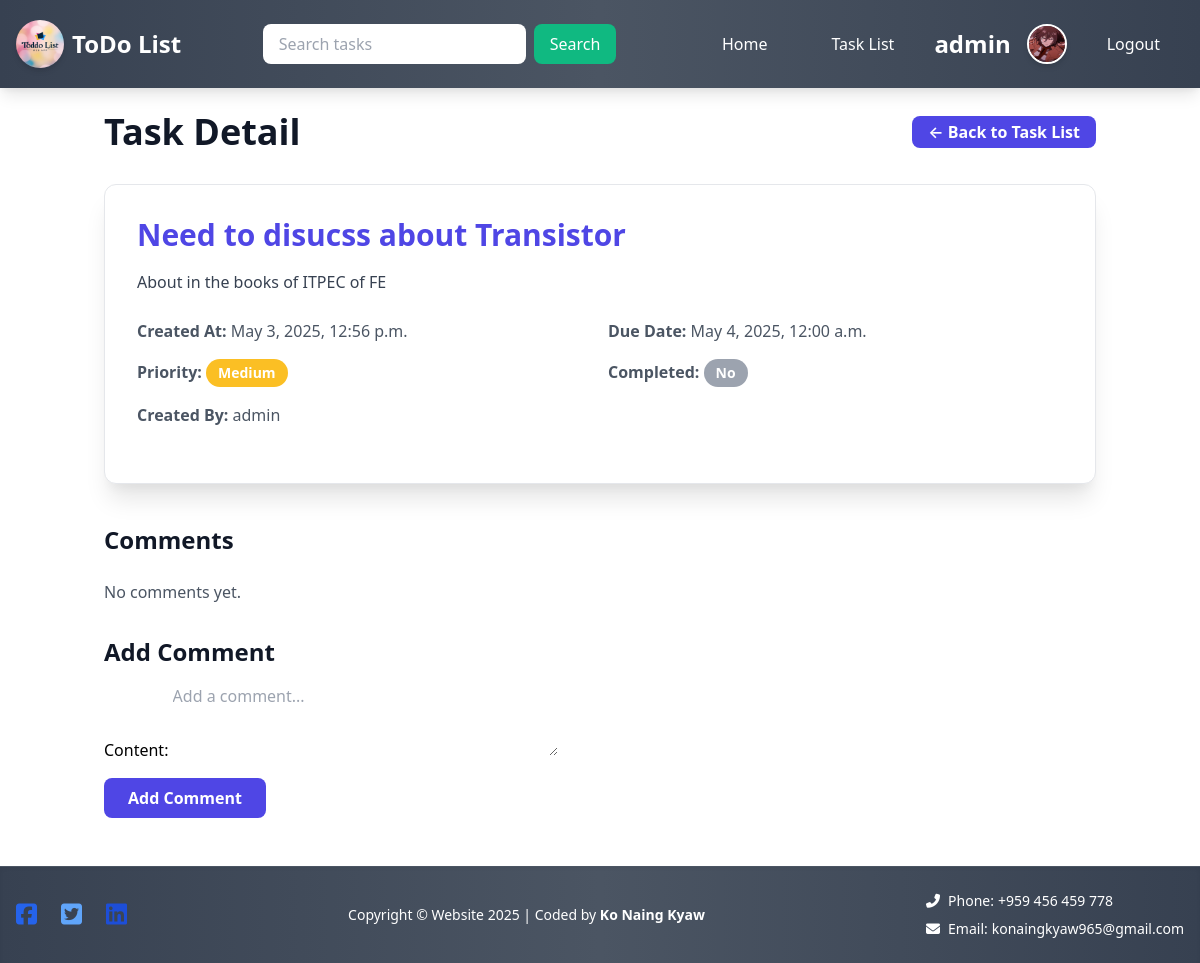
Before: /task_detail/20/ (signed in) with the older database file.
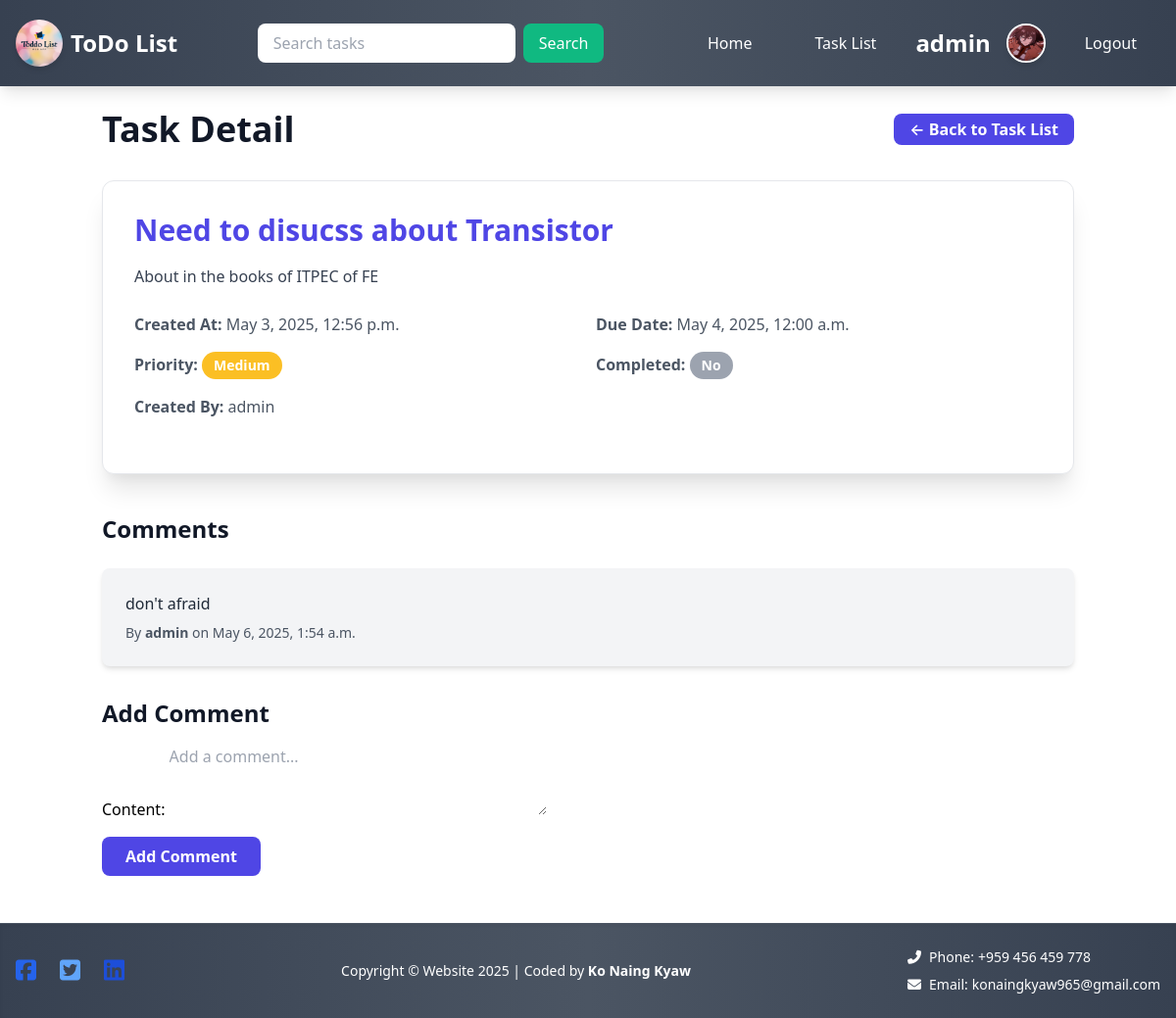
After: the same page with the newer database file.
### myapp/models.py (models this page shows, shortened)
class Comment(models.Model):
    task = models.ForeignKey(Task, on_delete=models.CASCADE, related_name='comments')
    user = models.ForeignKey(User, on_delete=models.CASCADE)
    content = models.TextField()
    created_at = models.DateTimeField(auto_now_add=True)
    updated_at = models.DateTimeField(auto_now=True)

### myapp/views.py (the view)
# urls.py: path("task_detail/<int:task_id>/", views.task_detail, name="task_detail"),
@login_required(login_url="login")
def task_detail(request, task_id):
    task = get_object_or_404(Task, id=task_id)
    comments = task.comments.all().order_by('-created_at')
    if request.method == 'POST':
        form = CommentForm(request.POST)
        if form.is_valid():
            comment = form.save(commit=False)
            comment.task = task
            comment.user = request.user
            comment.save()
            return redirect('task_detail', task_id=task_id)
    else:
        form = CommentForm()
    return render(request, "task_detail.html", {"task": task, "comments": comments, "form": form})

### myapp/forms.py
class CommentForm(forms.ModelForm):
    class Meta:
        model = Comment
        fields = ['content']
        widgets = {
            'content': forms.Textarea(attrs={'rows': 3, 'placeholder': 'Add a comment...'}),
        }

### myapp/context_processors.py (called while the page is built)
def profile_context(request):
    if request.user.is_authenticated:
        try:
            profile = Profile.objects.get(user=request.user)
        except Profile.DoesNotExist:
            profile = None
    else:
        profile = None
    return {'profile': profile}

### myapp/templates/task_detail.html (shortened to what this page needs)
{% extends 'base.html' %}
{% block body %}
  {% load static %}
  <br />
  <div class="container mx-auto px-4">
    {% if user.is_authenticated %}
      <h1 class="text-4xl font-extrabold text-gray-900 dark:text-white mb-8 flex items-center justify-between">
        Task Detail
<a href="{% url 'task_list' %}" class="bg-indigo-600 hover:bg-indigo-700 text-white font-semibold text-base px-4 py-1 rounded-lg transition duration-300">
          &larr; Back to Task List
        </a>
      </h1>
      <div class="bg-white dark:bg-gray-900 shadow-xl rounded-xl p-8 border border-gray-200 dark:border-gray-700">
        <h2 class="text-3xl font-bold mb-4 text-indigo-600 dark:text-indigo-400">{{ task.title }}</h2>
        <p class="mb-6 text-gray-700 dark:text-gray-300 leading-relaxed">{{ task.description }}</p>
        <div class="grid grid-cols-2 gap-4 mb-6 text-gray-600 dark:text-gray-400">
          <div><span class="font-semibold">Created At:</span> {{ task.created_at|date:"F j, Y, g:i a" }}</div>
          <div><span class="font-semibold">Due Date:</span> {{ task.due_date|date:"F j, Y, g:i a" }}</div>
          <div>
            <span class="font-semibold">Priority:</span>
            {% if task.priority == "High" %}
              <span class="inline-block bg-red-500 text-white px-3 py-1 rounded-full text-sm font-semibold">High</span>
            {% elif task.priority == "Medium" %}
              <span class="inline-block bg-yellow-400 text-white px-3 py-1 rounded-full text-sm font-semibold">Medium</span>
            {% else %}
              <span class="inline-block bg-green-500 text-white px-3 py-1 rounded-full text-sm font-semibold">Low</span>
            {% endif %}
          </div>
          <div>
            <span class="font-semibold">Completed:</span>
            {% if task.is_completed %}
              <span class="inline-block bg-green-600 text-white px-3 py-1 rounded-full text-sm font-semibold">Yes</span>
            {% else %}
              <span class="inline-block bg-gray-400 text-white px-3 py-1 rounded-full text-sm font-semibold">No</span>
            {% endif %}
          </div>
          <div><span class="font-semibold">Created By:</span> {{ task.user.username }}</div>
        </div>
      </div>
      <div class="mt-10">
        <h3 class="text-2xl font-bold mb-6 text-gray-900 dark:text-white">Comments</h3>
        {% if comments %}
          <ul class="space-y-6">
            {% for comment in comments %}
              <li class="bg-gray-100 dark:bg-gray-800 p-6 rounded-lg shadow-md">
                <p class="mb-2 text-gray-800 dark:text-gray-200">{{ comment.content }}</p>
                <p class="text-sm text-gray-600 dark:text-gray-400">By <span class="font-semibold">{{ comment.user.username }}</span> on {{ comment.created_at|date:"F j, Y, g:i a" }}</p>
              </li>
            {% endfor %}
          </ul>
        {% else %}
          <p class="text-gray-600 dark:text-gray-400">No comments yet.</p>
        {% endif %}
      </div>
      <div class="mt-8">
        <h3 class="text-2xl font-bold mb-4 text-gray-900 dark:text-white">Add Comment</h3>
        <form method="post" action="" class="space-y-4">
          {{ form.as_p }}
          <button type="submit" class="bg-indigo-600 hover:bg-indigo-700 text-white font-semibold px-6 py-2 rounded-lg transition duration-300">Add Comment</button>
        </form>
      </div>
    {% else %}
      <div class="text-center">
        <h2 class="text-3xl font-extrabold mb-4 text-gray-900 dark:text-white">Please log in to view task details</h2>
        <a href="{% url 'login' %}" class="bg-indigo-600 hover:bg-indigo-700 text-white px-8 py-3 rounded-lg transition duration-300">Log In</a>
      </div>
    {% endif %}
  </div>
  <br><br>
{% endblock %}

Changed rows visible on the page:
added Comment: content "don't afraid", user.username "admin", created_at "May 6, 2025, 1:54 a.m."
Other visible differences:
text no longer shown: "No comments yet."
